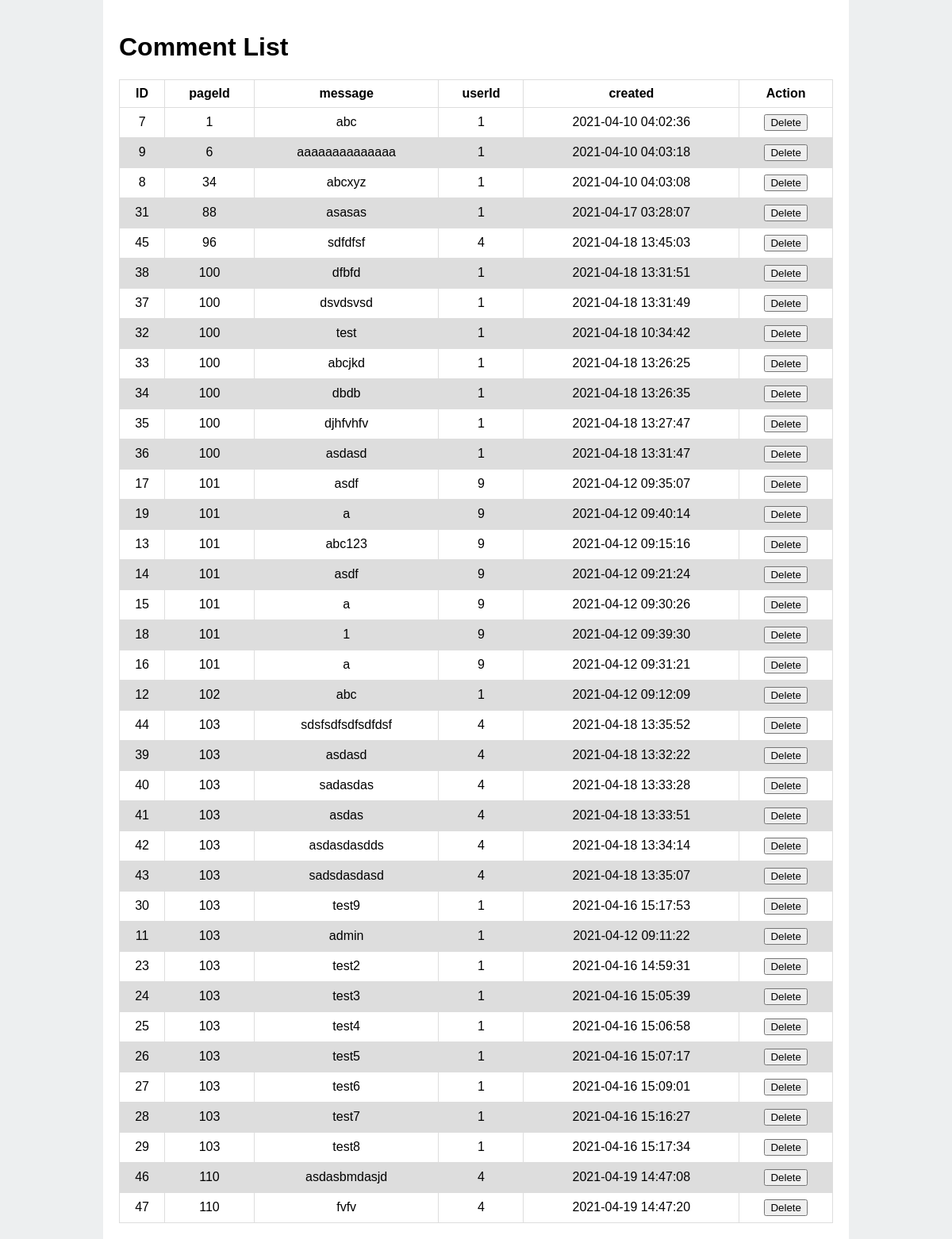
The page /admin/CommentList.php on the database its author committed.
### tables this page shows
CREATE TABLE `comments` (
  `id` int(11) NOT NULL,
  `message` varchar(200) NOT NULL,
  `userId` int(11) NOT NULL,
  `created` timestamp NOT NULL DEFAULT current_timestamp() ON UPDATE current_timestamp(),
  `pageId` int(11) UNSIGNED NOT NULL
);

### admin/CommentList.php (called while the page is built)
<?php
    require 'start.php';
    require MODEL_ROOT . '/getCommentList.php';
    require VIEW_ROOT . '/CommentView.php';
?>

### admin/model/getCommentList.php (called while the page is built)
<?php
    $comments = $db->query("
        SELECT *
        FROM comments
        ORDER BY pageId
    ")->fetchAll(PDO::FETCH_ASSOC);

### admin/views/CommentView.php (the view, shortened to what this page needs)
<!DOCTYPE html>
<html lang="en">
<head>
    <link rel="stylesheet" href="<?php echo BASE_VIEW; ?>assets/css/styles.css">
</head>
<body>
    <div class='wrapper'>
        <h1> Comment List </h1>
        <table>
        <thead>
            <tr>
                <th>ID</th>
                <th>pageId</th>
                <th>message</th>
                <th>userId</th>
                <th>created</th>
                <th colspan="2">Action</th>
            </tr>
        </thead>
            <?php foreach($comments as $row):?>
                <tr>
                    <td><?php echo $row['id'];?></td>
                    <td><?php echo $row['pageId'];?></td>
                    <td><?php echo $row['message'];?></td>
                    <td><?php echo $row['userId'];?></td>
                    <td><?php echo $row['created'];?></td>
                    <td>
                        <button onclick="deletePage(<?php echo $row['id']; ?>, this)">Delete</button>
                    </td>
                </tr>
            <?php endforeach;?>
        </table>
    </div>
</body>
</html>

### admin/views/assets/css/styles.css (style rules this page uses)
body { font: 1em "Helveltica", sans-serif; background-color: #edeff0; margin: 0; }
.wrapper { margin: 0 auto; padding: 20px; width: 100%; max-width: 900px; background-color: #fff; }
h1, h2, h3, h4, h5 { font-weight: 200%; }
table { font-family: arial, sans-serif; border-collapse: collapse; width: 100%; }
td { border: 1px solid #dddddd; text-align: center; padding: 8px; }
th { border: 1px solid #dddddd; text-align: center; padding: 8px; }
tr:nth-child(even) { background-color: #dddddd; }

### rows shown on the page
comments: id "7", pageId "1", message "abc", userId "1", created "2021-04-10 04:02:36"
comments: id "9", pageId "6", message "aaaaaaaaaaaaaa", userId "1", created "2021-04-10 04:03:18"
comments: id "8", pageId "34", message "abcxyz", userId "1", created "2021-04-10 04:03:08"
comments: id "31", pageId "88", message "asasas", userId "1", created "2021-04-17 03:28:07"
comments: id "45", pageId "96", message "sdfdfsf", userId "4", created "2021-04-18 13:45:03"
comments: id "38", pageId "100", message "dfbfd", userId "1", created "2021-04-18 13:31:51"
comments: id "37", pageId "100", message "dsvdsvsd", userId "1", created "2021-04-18 13:31:49"
comments: id "32", pageId "100", message "test", userId "1", created "2021-04-18 10:34:42"
comments: id "33", pageId "100", message "abcjkd", userId "1", created "2021-04-18 13:26:25"
comments: id "34", pageId "100", message "dbdb", userId "1", created "2021-04-18 13:26:35"
comments: id "35", pageId "100", message "djhfvhfv", userId "1", created "2021-04-18 13:27:47"
comments: id "36", pageId "100", message "asdasd", userId "1", created "2021-04-18 13:31:47"
comments: id "17", pageId "101", message "asdf", userId "9", created "2021-04-12 09:35:07"
comments: id "19", pageId "101", message "a", userId "9", created "2021-04-12 09:40:14"
comments: id "13", pageId "101", message "abc123", userId "9", created "2021-04-12 09:15:16"
comments: id "14", pageId "101", message "asdf", userId "9", created "2021-04-12 09:21:24"
comments: id "15", pageId "101", message "a", userId "9", created "2021-04-12 09:30:26"
comments: id "18", pageId "101", message "1", userId "9", created "2021-04-12 09:39:30"
comments: id "16", pageId "101", message "a", userId "9", created "2021-04-12 09:31:21"
comments: id "12", pageId "102", message "abc", userId "1", created "2021-04-12 09:12:09"
comments: id "44", pageId "103", message "sdsfsdfsdfsdfdsf", userId "4", created "2021-04-18 13:35:52"
comments: id "39", pageId "103", message "asdasd", userId "4", created "2021-04-18 13:32:22"
comments: id "40", pageId "103", message "sadasdas", userId "4", created "2021-04-18 13:33:28"
comments: id "41", pageId "103", message "asdas", userId "4", created "2021-04-18 13:33:51"
comments: id "42", pageId "103", message "asdasdasdds", userId "4", created "2021-04-18 13:34:14"
comments: id "43", pageId "103", message "sadsdasdasd", userId "4", created "2021-04-18 13:35:07"
comments: id "30", pageId "103", message "test9", userId "1", created "2021-04-16 15:17:53"
comments: id "11", pageId "103", message "admin", userId "1", created "2021-04-12 09:11:22"
comments: id "23", pageId "103", message "test2", userId "1", created "2021-04-16 14:59:31"
comments: id "24", pageId "103", message "test3", userId "1", created "2021-04-16 15:05:39"
comments: id "25", pageId "103", message "test4", userId "1", created "2021-04-16 15:06:58"
comments: id "26", pageId "103", message "test5", userId "1", created "2021-04-16 15:07:17"
comments: id "27", pageId "103", message "test6", userId "1", created "2021-04-16 15:09:01"
comments: id "28", pageId "103", message "test7", userId "1", created "2021-04-16 15:16:27"
comments: id "29", pageId "103", message "test8", userId "1", created "2021-04-16 15:17:34"
comments: id "46", pageId "110", message "asdasbmdasjd", userId "4", created "2021-04-19 14:47:08"
comments: id "47", pageId "110", message "fvfv", userId "4", created "2021-04-19 14:47:20"
